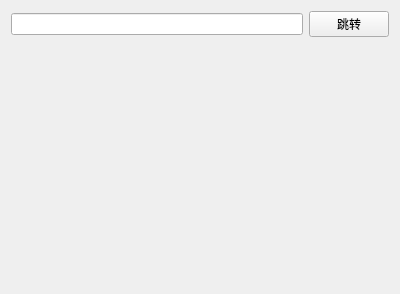
<?xml version="1.0" encoding="UTF-8"?>
<ui version="4.0">
 <class>BrowserView</class>
 <widget class="QWidget" name="BrowserView">
  <property name="geometry">
   <rect>
    <x>0</x>
    <y>0</y>
    <width>400</width>
    <height>294</height>
   </rect>
  </property>
  <property name="windowTitle">
   <string/>
  </property>
  <layout class="QVBoxLayout" name="verticalLayout">
   <item>
    <layout class="QHBoxLayout" name="horizontalLayout">
     <item>
      <widget class="QLineEdit" name="lineEdit"/>
     </item>
     <item>
      <widget class="QPushButton" name="pushButton">
       <property name="text">
        <string>跳转</string>
       </property>
      </widget>
     </item>
    </layout>
   </item>
   <item>
    <widget class="QWidget" name="widget" native="true"/>
   </item>
  </layout>
 </widget>
 <resources/>
 <connections/>
</ui>
